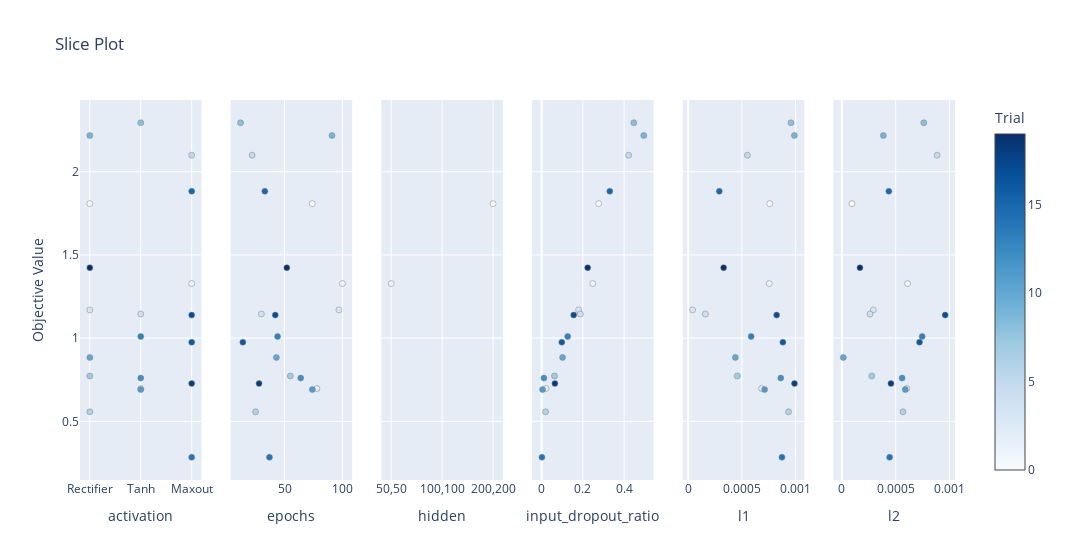

Notebook cell for this chart:
### Code cell
optuna.visualization.plot_slice(study)

### Figure 1 — Plotly figure (JSON) as saved in the notebook; plotly's stock layout.template omitted (floating-point values rounded to 4 significant figures)
{"data": [{"marker": {"color": [0, 1, 2, 3, 4, 5, 6, 7, 8, 9, 10, 11, 12, 13, 14, 15, 16, 17, 18, 19], "colorbar": {"title": {"text": "Trial"}, "x": 1, "xpad": 40}, "colorscale": [[0, "rgb(247,251,255)"], [0.125, "rgb(222,235,247)"], [0.25, "rgb(198,219,239)"], [0.375, "rgb(158,202,225)"], [0.5, "rgb(107,174,214)"], [0.625, "rgb(66,146,198)"], [0.75, "rgb(33,113,181)"], [0.875, "rgb(8,81,156)"], [1, "rgb(8,48,107)"]], "line": {"color": "Grey", "width": 0.5}, "showscale": true}, "mode": "markers", "name": "Feasible Trial", "showlegend": false, "type": "scatter", "x": ["Rectifier", "Maxout", "Tanh", "Rectifier", "Tanh", "Maxout", "Rectifier", "Rectifier", "Tanh", "Rectifier", "Rectifier", "Tanh", "Tanh", "Tanh", "Maxout", "Maxout", "Maxout", "Maxout", "Maxout", "Rectifier"], "xaxis": "x", "y": [1.808, 1.328, 0.6972, 1.169, 1.145, 2.099, 0.5575, 0.7727, 2.294, 2.218, 0.8838, 0.6908, 0.76, 1.01, 0.2843, 1.882, 0.9756, 1.138, 0.7274, 1.423], "yaxis": "y"}, {"marker": {"color": [0, 1, 2, 3, 4, 5, 6, 7, 8, 9, 10, 11, 12, 13, 14, 15, 16, 17, 18, 19], "colorbar": {"title": {"text": "Trial"}, "x": 1, "xpad": 40}, "colorscale": [[0, "rgb(247,251,255)"], [0.125, "rgb(222,235,247)"], [0.25, "rgb(198,219,239)"], [0.375, "rgb(158,202,225)"], [0.5, "rgb(107,174,214)"], [0.625, "rgb(66,146,198)"], [0.75, "rgb(33,113,181)"], [0.875, "rgb(8,81,156)"], [1, "rgb(8,48,107)"]], "line": {"color": "Grey", "width": 0.5}, "showscale": false}, "mode": "markers", "name": "Feasible Trial", "showlegend": false, "type": "scatter", "x": [74, 100, 78, 97, 30, 22, 25, 55, 12, 91, 43, 74, 64, 44, 37, 33, 14, 42, 28, 52], "xaxis": "x2", "y": [1.808, 1.328, 0.6972, 1.169, 1.145, 2.099, 0.5575, 0.7727, 2.294, 2.218, 0.8838, 0.6908, 0.76, 1.01, 0.2843, 1.882, 0.9756, 1.138, 0.7274, 1.423], "yaxis": "y2"}, {"marker": {"color": [0, 1, 2, 3, 4, 5, 6, 7, 8, 9, 10, 11, 12, 13, 14, 15, 16, 17, 18, 19], "colorbar": {"title": {"text": "Trial"}, "x": 1, "xpad": 40}, "colorscale": [[0, "rgb(247,251,255)"], [0.125, "rgb(222,235,247)"], [0.25, "rgb(198,219,239)"], [0.375, "rgb(158,202,225)"], [0.5, "rgb(107,174,214)"], [0.625, "rgb(66,146,198)"], [0.75, "rgb(33,113,181)"], [0.875, "rgb(8,81,156)"], [1, "rgb(8,48,107)"]], "line": {"color": "Grey", "width": 0.5}, "showscale": false}, "mode": "markers", "name": "Feasible Trial", "showlegend": false, "type": "scatter", "x": [[200, 200], [50, 50], [100, 100], [200, 200], [100, 100], [100, 100], [100, 100], [50, 50], [50, 50], [200, 200], [100, 100], [100, 100], [100, 100], [100, 100], [100, 100], [100, 100], [100, 100], [100, 100], [50, 50], [200, 200]], "xaxis": "x3", "y": [1.808, 1.328, 0.6972, 1.169, 1.145, 2.099, 0.5575, 0.7727, 2.294, 2.218, 0.8838, 0.6908, 0.76, 1.01, 0.2843, 1.882, 0.9756, 1.138, 0.7274, 1.423], "yaxis": "y3"}, {"marker": {"color": [0, 1, 2, 3, 4, 5, 6, 7, 8, 9, 10, 11, 12, 13, 14, 15, 16, 17, 18, 19], "colorbar": {"title": {"text": "Trial"}, "x": 1, "xpad": 40}, "colorscale": [[0, "rgb(247,251,255)"], [0.125, "rgb(222,235,247)"], [0.25, "rgb(198,219,239)"], [0.375, "rgb(158,202,225)"], [0.5, "rgb(107,174,214)"], [0.625, "rgb(66,146,198)"], [0.75, "rgb(33,113,181)"], [0.875, "rgb(8,81,156)"], [1, "rgb(8,48,107)"]], "line": {"color": "Grey", "width": 0.5}, "showscale": false}, "mode": "markers", "name": "Feasible Trial", "showlegend": false, "type": "scatter", "x": [0.2765, 0.2479, 0.02179, 0.1793, 0.1876, 0.422, 0.01924, 0.06225, 0.4468, 0.4952, 0.1016, 0.004502, 0.01112, 0.1262, 0.001306, 0.3305, 0.09766, 0.1555, 0.06432, 0.2232], "xaxis": "x4", "y": [1.808, 1.328, 0.6972, 1.169, 1.145, 2.099, 0.5575, 0.7727, 2.294, 2.218, 0.8838, 0.6908, 0.76, 1.01, 0.2843, 1.882, 0.9756, 1.138, 0.7274, 1.423], "yaxis": "y4"}, {"marker": {"color": [0, 1, 2, 3, 4, 5, 6, 7, 8, 9, 10, 11, 12, 13, 14, 15, 16, 17, 18, 19], "colorbar": {"title": {"text": "Trial"}, "x": 1, "xpad": 40}, "colorscale": [[0, "rgb(247,251,255)"], [0.125, "rgb(222,235,247)"], [0.25, "rgb(198,219,239)"], [0.375, "rgb(158,202,225)"], [0.5, "rgb(107,174,214)"], [0.625, "rgb(66,146,198)"], [0.75, "rgb(33,113,181)"], [0.875, "rgb(8,81,156)"], [1, "rgb(8,48,107)"]], "line": {"color": "Grey", "width": 0.5}, "showscale": false}, "mode": "markers", "name": "Feasible Trial", "showlegend": false, "type": "scatter", "x": [0.0007595, 0.0007547, 0.0006838, 4.084e-05, 0.00016, 0.0005515, 0.0009346, 0.0004573, 0.0009573, 0.0009892, 0.0004393, 0.0007116, 0.0008623, 0.0005864, 0.0008734, 0.0002896, 0.0008821, 0.0008239, 0.0009901, 0.0003299], "xaxis": "x5", "y": [1.808, 1.328, 0.6972, 1.169, 1.145, 2.099, 0.5575, 0.7727, 2.294, 2.218, 0.8838, 0.6908, 0.76, 1.01, 0.2843, 1.882, 0.9756, 1.138, 0.7274, 1.423], "yaxis": "y5"}, {"marker": {"color": [0, 1, 2, 3, 4, 5, 6, 7, 8, 9, 10, 11, 12, 13, 14, 15, 16, 17, 18, 19], "colorbar": {"title": {"text": "Trial"}, "x": 1, "xpad": 40}, "colorscale": [[0, "rgb(247,251,255)"], [0.125, "rgb(222,235,247)"], [0.25, "rgb(198,219,239)"], [0.375, "rgb(158,202,225)"], [0.5, "rgb(107,174,214)"], [0.625, "rgb(66,146,198)"], [0.75, "rgb(33,113,181)"], [0.875, "rgb(8,81,156)"], [1, "rgb(8,48,107)"]], "line": {"color": "Grey", "width": 0.5}, "showscale": false}, "mode": "markers", "name": "Feasible Trial", "showlegend": false, "type": "scatter", "x": [9.315e-05, 0.0006107, 0.0006036, 0.000292, 0.0002616, 0.0008852, 0.0005676, 0.0002775, 0.0007614, 0.0003855, 1.323e-05, 0.0005893, 0.0005597, 0.0007464, 0.000444, 0.0004365, 0.0007218, 0.0009602, 0.0004562, 0.0001681], "xaxis": "x6", "y": [1.808, 1.328, 0.6972, 1.169, 1.145, 2.099, 0.5575, 0.7727, 2.294, 2.218, 0.8838, 0.6908, 0.76, 1.01, 0.2843, 1.882, 0.9756, 1.138, 0.7274, 1.423], "yaxis": "y6"}], "layout": {"title": {"text": "Slice Plot"}, "width": 1800, "xaxis": {"anchor": "y", "categoryarray": ["Rectifier", "Tanh", "Maxout"], "categoryorder": "array", "domain": [0, 0.1389], "title": {"text": "activation"}, "type": "category"}, "xaxis2": {"anchor": "y2", "domain": [0.1722, 0.3111], "title": {"text": "epochs"}}, "xaxis3": {"anchor": "y3", "categoryarray": [[50, 50], [100, 100], [200, 200]], "categoryorder": "array", "domain": [0.3444, 0.4833], "title": {"text": "hidden"}, "type": "category"}, "xaxis4": {"anchor": "y4", "domain": [0.5167, 0.6556], "title": {"text": "input_dropout_ratio"}}, "xaxis5": {"anchor": "y5", "domain": [0.6889, 0.8278], "title": {"text": "l1"}}, "xaxis6": {"anchor": "y6", "domain": [0.8611, 1], "title": {"text": "l2"}}, "yaxis": {"anchor": "x", "domain": [0, 1], "title": {"text": "Objective Value"}}, "yaxis2": {"anchor": "x2", "domain": [0, 1], "matches": "y", "showticklabels": false}, "yaxis3": {"anchor": "x3", "domain": [0, 1], "matches": "y", "showticklabels": false}, "yaxis4": {"anchor": "x4", "domain": [0, 1], "matches": "y", "showticklabels": false}, "yaxis5": {"anchor": "x5", "domain": [0, 1], "matches": "y", "showticklabels": false}, "yaxis6": {"anchor": "x6", "domain": [0, 1], "matches": "y", "showticklabels": false}}}
